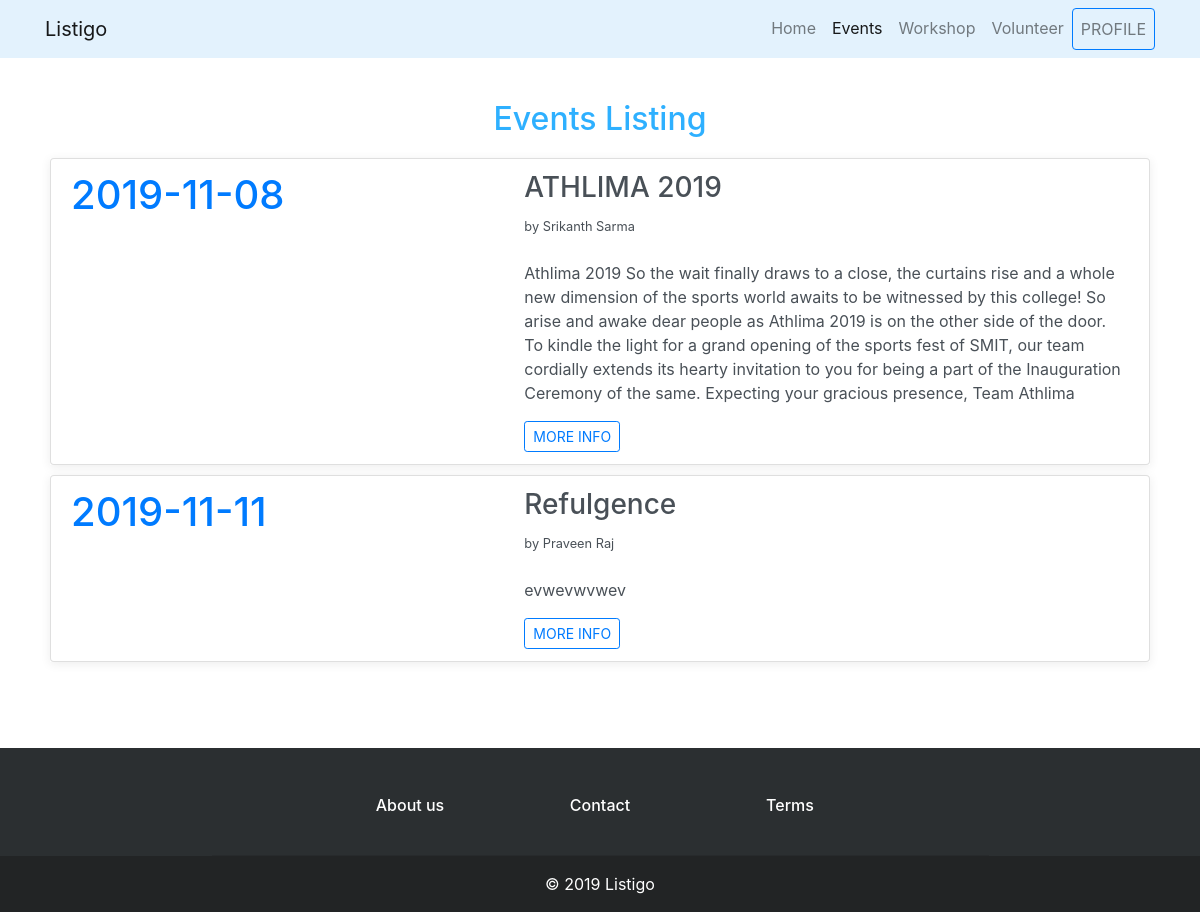
Page /events.php (signed in) on the committed database.
### tables this page shows
CREATE TABLE `listing` (
  `LID` int(11) NOT NULL,
  `Title` varchar(50) NOT NULL,
  `Location` varchar(30) NOT NULL,
  `Date` date NOT NULL,
  `Description` varchar(10000) DEFAULT NULL,
  `Banner` mediumblob NOT NULL,
  `MIME` varchar(25) NOT NULL DEFAULT '',
  `Type` varchar(25) NOT NULL,
  `UID` int(11) NOT NULL
);

CREATE TABLE `user` (
  `Name` varchar(50) NOT NULL,
  `ID` bigint(20) UNSIGNED NOT NULL,
  `Password` varchar(20) NOT NULL,
  `Email` varchar(30) NOT NULL,
  `Mobile` bigint(20) UNSIGNED NOT NULL,
  `Verified` tinyint(1) NOT NULL DEFAULT 0
);

### events.php (the view, shortened to what this page needs)
<?php
  require("res/config.php");
  if(isset($_SESSION['idno'])) {
    $btn = "PROFILE";
    $loc = "profile.php";
  }
  else {
    $btn = "LOGIN";
    $loc = "login.php";
  }
  $query = "SELECT * FROM `listing` WHERE Type LIKE 'Event' ORDER BY Date";
  $result = mysqli_query($conn, $query);
  $posts = mysqli_fetch_all($result, MYSQLI_ASSOC);
  function getName($uid) {
    $conn = mysqli_connect(DB_HOST, DB_USER, DB_PASS, DB_NAME) or die("Connection to database failed!");
    $query = "SELECT `Name`, `Email`, `Mobile` FROM `user` WHERE ID = '$uid'";
    $result = mysqli_query($conn, $query);
    $user = mysqli_fetch_assoc($result);
    return $user['Name'];
  }
?>
<!doctype html>
<html lang="en">
  <head>
      <?php require("res/header.php"); ?>
  </head>
  <body>
   <nav class="navbar navbar-light navbar-expand-lg fixed-top clean-navbar" style="background-color: #e3f2fd">
      <div class="container">
        <a class="navbar-brand" href="index.php">Listigo</a>
        <div class="collapse navbar-collapse" id="navcol-1">
          <ul class="nav navbar-nav ml-auto">
            <li class="nav-item" role="presentation"><a class="nav-link" href="index.php">Home</a></li>
            <li class="nav-item" role="presentation"><a class="nav-link active" href="events.php">Events</a></li>
            <li class="nav-item" role="presentation"><a class="nav-link" href="workshop.php">Workshop</a></li>
            <li class="nav-item" role="presentation"><a class="nav-link" href="volunteer.php">Volunteer</a></li>
            <li class="nav-item" role="presentation"><a class="nav-link btn btn-outline-primary" href="<?php echo $loc; ?>" role="button"><?php echo $btn; ?></a></li>
          </ul>
        </div>
      </div>
    </nav>
    <div class="titler">
      <h2>Events Listing</h2>
    </div>
    <?php foreach($posts as $post): ?>
    <div class="container list-group box">
      <li class="list-group-item list-group-item-action">
        <div class="row">
          <div class="col-lg-5">
            <h1 class="text-left text-primary"><?php echo $post['Date'] ?></h1>
          </div>
          <div class="col-lg-7">
            <h3><?php echo $post['Title'] ?></h3>
            <small>by <?php echo getName($post['UID']); ?></small>
            <br><br>
            <p><?php echo $post['Description'] ?></p>
            <a class="btn btn-outline-primary btn-sm" role="button" href="events.php?lid=<?php echo $post['LID']; ?>">MORE INFO</a>
          </div>
        </div>
      </li>
     </div>
     <?php endforeach; ?>
     <?php require("res/footer.php"); ?>
  </body>
</html>

### style/listigo.css (style rules this page uses)
html { position: relative; min-height: 100%; }
body { padding-top: 50px; }
.titler h2 { margin-bottom: 20px; color: rgba(9, 162, 255, 0.85); text-align: center; }

### events.php (style rules this page uses)
.box { background-color: #fff; max-width: 1100px; margin: auto; padding: 0px; box-shadow: 0 2px 10px rgba(0,0,0,.075); margin-top: 10px; margin-bottom: 10px; }
.titler { margin-top: 50px; }

### rows in the picture
listing: Date "2019-11-08", Title "ATHLIMA 2019", UID.Name "Srikanth Sarma", Description "Athlima 2019 So the wait finally draws to a close, the curtains rise and a whole new dimension of the sports world awaits to be witnessed by this college! So arise and awake dear people as Athlima 2019 is on the other side of the door. To kindle the light for a grand opening of the sports fest of SMIT, our team cordially extends its hearty invitation to you for being a part of the Inauguration Ceremony of the same. Expecting your gracious presence, Team Athlima"
listing: Date "2019-11-11", Title "Refulgence", UID.Name "Praveen Raj", Description "evwevwvwev"

### other values in the picture
$btn "PROFILE"
